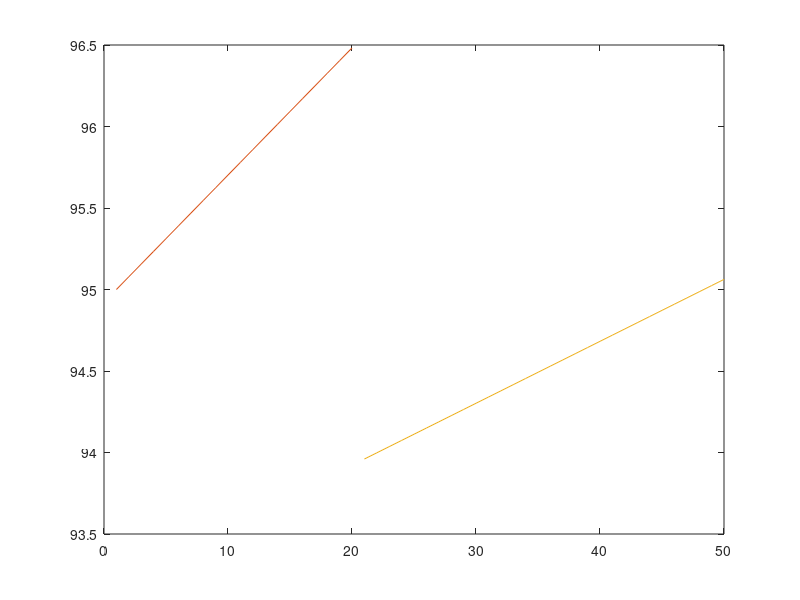

The MATLAB source for this figure: (Note: this script raises an error after producing the figure.)
%% Strategy Estimation for Las Vegas GP 2023

% Tyres available: C3, C4, C5 - The 3 softest in the Pirelli range.
% Race Duration: 50 laps (305.88km total distance)

% Assumption of tyre pace delta per lap: 0.5s between C5 and C4, and 0.5s
% between C4 and C3. With C5 being the fastest.

% Assumption of degradation per lap: Fuel corrected laptime increase
% linearly as tyre wears (linear tyre deg model assumed due to lack 
% of detailed information on compounds)

% Fuel correction assumption for 110kg of fuel to last 50 laps and 0.035s
% laptime gain per 1kg of fuel burn.

% Initial flying lap pace assumed due to lack of race historical data. 
%% 
% Calculating Fuel Correction Factor

fuelQuantity = 110;  %kg
totalLapNumber = 50; %laps
lapNumber = 1:50;
timePerKg = 0.035;   %seconds

fuelConsumption = fuelQuantity/totalLapNumber;   %kg/lap

fuelCorrectionFactor = fuelConsumption .* timePerKg; %seconds/lap

fuelLapCorrections = fuelCorrectionFactor .* (lapNumber-1);
%% 
% Defining Tyre Wear Factors

c5Wear =0.155; %s/lap
c4Wear =0.115; %s/lap
c3Wear =0.1; %s/lap

tyreAge = 1:50; %laps
%% 
% Calculating Tyre Degradation Laptime Impact

c5InitialLaptime = 95;   %seconds
c4InitialLaptime = 95.5; %seconds
c3InitialLaptime = 96;   %seconds

c5TyreDegLaptime = c5InitialLaptime + c5Wear .* (tyreAge-1);
c4TyreDegLaptime = c4InitialLaptime + c4Wear .* (tyreAge-1);
c3TyreDegLaptime = c3InitialLaptime + c3Wear .* (tyreAge-1);
%% 
% Calculating Tyre and Fuel Effected Laptimes for Full Distance Tyre Model

c5Laptime = c5InitialLaptime + (c5Wear .* (tyreAge-1)) - fuelLapCorrections(lapNumber);
c4Laptime = c4InitialLaptime + (c4Wear .* (tyreAge-1)) - fuelLapCorrections(lapNumber);
c3Laptime = c3InitialLaptime + (c3Wear .* (tyreAge-1)) - fuelLapCorrections(lapNumber);
%% 
% To determine fuel corrected laptimes for individual stints, the following 
% formula is appropriate:

% Fuel_Corrected_Stint_Formula = TyreDegLaptime(tyreAge(1:end_of_stint)) - fuelLapCorrections(lapNumber(stint_start_lap:stint_end_lap))
%% 
% Defining Average Pit Time Loss

pitTime = 20;  %seconds
%% 
% Plot Laptimes for Tyre Compounds Over Full Distance. 
% 
% This will be our estimated tyre model, from which we can devise strategy configurations 
% and plot their corresponding race times.

plot(lapNumber,c5Laptime,"Color","#D95319")
hold on
plot(lapNumber,c4Laptime,"Color","#EDB120")
plot(lapNumber,c3Laptime,"Color","#000000")
xlabel("Lap Number")
ylabel("Fuel Corrected Laptime (s)")
title("Estimated Tyre Pace Model (Linear)")
legend(["C5" "C4" "C3"],"Location","northwest")
hold off
%% 
% Consider a single stop strategy. C5 to C4 (Soft to Medium).

% Add slider to observe variable pitlap effects
pitLap = 20;

% Calculating fuel corrected stints
c5Fuel_Corrected_Stint = c5Laptime(tyreAge(1:pitLap));
c4Fuel_Corrected_Stint = c4TyreDegLaptime(tyreAge(1:(50-pitLap))) - fuelLapCorrections(lapNumber(pitLap+1:50));

% Plotting lap times
plot(lapNumber(1:pitLap), c5Fuel_Corrected_Stint,"Color","#D95319")
hold on
plot(lapNumber(pitLap+1:50), c4Fuel_Corrected_Stint,"Color","#EDB120")
xline(pitLap,":")
xlabel("Lap Number")
ylabel("Fuel Corrected Lap Times (s)")
title("C5 to C4 1 Stop Strategy")
legend(["C5" "C4" "Pit Lap"],"Location","northeast")
hold off

% Sum fuel corrected stint times with the pit stop time to determine
% overall race time.
totalRaceTimeC5C4_sec = seconds(sum(c5Fuel_Corrected_Stint) + sum(c4Fuel_Corrected_Stint) + pitTime)  %seconds
totalRaceTimeC5C4_min = minutes(minutes(totalRaceTimeC5C4_sec))
%% 
% Consider a single stop strategy. C4 to C3 (Medium to Hard).

% Add slider to observe variable pitlap effects
pitLap = 26;

% Calculating fuel corrected stints
c4Fuel_Corrected_Stint = c4Laptime(tyreAge(1:pitLap));
c3Fuel_Corrected_Stint = c3TyreDegLaptime(tyreAge(1:(50-pitLap))) - fuelLapCorrections(lapNumber(pitLap+1:50));

% Plotting lap times
plot(lapNumber(1:pitLap), c4Fuel_Corrected_Stint,"Color","#EDB120")
hold on
plot(lapNumber(pitLap+1:50), c3Fuel_Corrected_Stint,"Color","#000000")
xline(pitLap,":")
xlabel("Lap Number")
ylabel("Fuel Corrected Lap Times (s)")
title("C4 to C3 1 Stop Strategy")
legend(["C4" "C3" "Pit Lap"],"Location","northeast")
hold off

% Sum fuel corrected stint times with the pit stop time to determine
% overall race time.
totalRaceTimeC4C3_sec = seconds(sum(c4Fuel_Corrected_Stint) + sum(c3Fuel_Corrected_Stint) + pitTime)  %seconds
totalRaceTimeC4C3_min = minutes(minutes(totalRaceTimeC4C3_sec))  %minutes
%% 
% Consider a 2 stop strategy. C5, C5, C4 (Soft, Soft, Medium).

% Add sliders to observe variable pitlap effects
pitLap1 = 10;
pitLap2 = 21;

% Calculating fuel corrected stints
c5Fuel_Corrected_Stint1 = c5Laptime(tyreAge(1:pitLap1));
c5Fuel_Corrected_Stint2 = c5TyreDegLaptime(tyreAge(1:pitLap2-pitLap1)) - fuelLapCorrections(lapNumber(pitLap1+1:pitLap2));
c4Fuel_Corrected_Stint = c4TyreDegLaptime(tyreAge(1:(50-pitLap2))) - fuelLapCorrections(lapNumber(pitLap2+1:50));

% Plotting lap times
plot(lapNumber(1:pitLap1), c5Fuel_Corrected_Stint1,"Color","#D95319")
hold on
plot(lapNumber(pitLap1+1:pitLap2), c5Fuel_Corrected_Stint2,"Color","#D95319")
plot(lapNumber(pitLap2+1:50), c4Fuel_Corrected_Stint,"Color","#EDB120")
xline(pitLap1,":")
xline(pitLap2,":")
xlabel("Lap Number")
ylabel("Fuel Corrected Lap Times (s)")
title("C5, C5, C4 2 Stop Strategy")
legend(["C5" "" "C4" "Pit Lap" ""],"Location","northeast")
hold off

% Sum fuel corrected stint times with the pit stop time to determine
% overall race time.
totalRaceTimeC5C5C4_sec = seconds(sum(c5Fuel_Corrected_Stint1) + sum(c5Fuel_Corrected_Stint2) + sum(c4Fuel_Corrected_Stint) + (2.*pitTime))  %seconds
totalRaceTimeC5C5C4_min = minutes(minutes(totalRaceTimeC5C5C4_sec))  %minutes